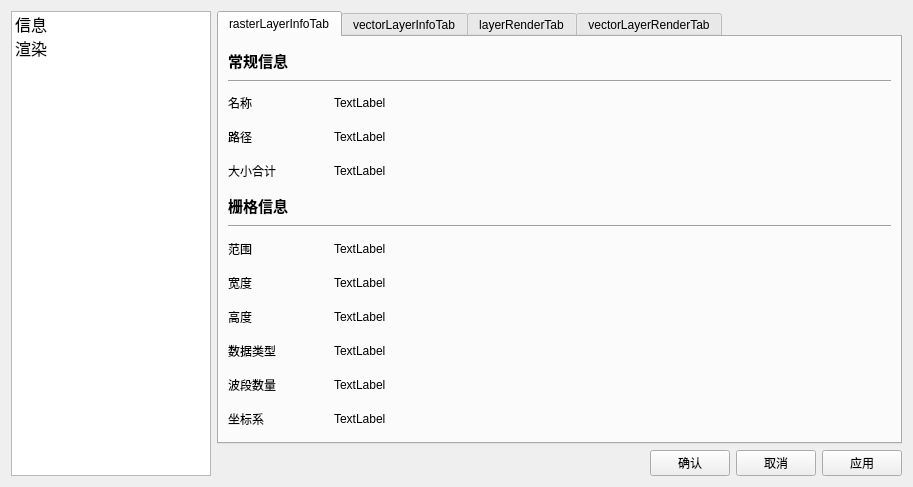
<?xml version="1.0" encoding="UTF-8"?>
<ui version="4.0">
 <class>LayerProp</class>
 <widget class="QWidget" name="LayerProp">
  <property name="geometry">
   <rect>
    <x>0</x>
    <y>0</y>
    <width>913</width>
    <height>487</height>
   </rect>
  </property>
  <property name="windowTitle">
   <string>图层属性</string>
  </property>
  <layout class="QHBoxLayout" name="horizontalLayout_19">
   <item>
    <widget class="QListWidget" name="listWidget">
     <property name="maximumSize">
      <size>
       <width>200</width>
       <height>16777215</height>
      </size>
     </property>
     <property name="font">
      <font>
       <pointsize>12</pointsize>
      </font>
     </property>
     <item>
      <property name="text">
       <string>信息</string>
      </property>
     </item>
     <item>
      <property name="text">
       <string>渲染</string>
      </property>
     </item>
    </widget>
   </item>
   <item>
    <layout class="QVBoxLayout" name="verticalLayout_7">
     <item>
      <widget class="QTabWidget" name="tabWidget">
       <property name="currentIndex">
        <number>0</number>
       </property>
       <widget class="QWidget" name="rasterLayerInfoTab">
        <attribute name="title">
         <string>rasterLayerInfoTab</string>
        </attribute>
        <layout class="QVBoxLayout" name="verticalLayout">
         <item>
          <widget class="QLabel" name="label">
           <property name="font">
            <font>
             <family>Adobe Devanagari</family>
             <pointsize>11</pointsize>
             <weight>75</weight>
             <bold>true</bold>
            </font>
           </property>
           <property name="text">
            <string>常规信息</string>
           </property>
          </widget>
         </item>
         <item>
          <widget class="Line" name="line">
           <property name="orientation">
            <enum>Qt::Horizontal</enum>
           </property>
          </widget>
         </item>
         <item>
          <layout class="QHBoxLayout" name="horizontalLayout">
           <item>
            <widget class="QLabel" name="label_3">
             <property name="maximumSize">
              <size>
               <width>100</width>
               <height>16777215</height>
              </size>
             </property>
             <property name="text">
              <string>名称</string>
             </property>
            </widget>
           </item>
           <item>
            <widget class="QLabel" name="rasterNameLabel">
             <property name="text">
              <string>TextLabel</string>
             </property>
            </widget>
           </item>
          </layout>
         </item>
         <item>
          <layout class="QHBoxLayout" name="horizontalLayout_2">
           <item>
            <widget class="QLabel" name="label_5">
             <property name="maximumSize">
              <size>
               <width>100</width>
               <height>16777215</height>
              </size>
             </property>
             <property name="text">
              <string>路径</string>
             </property>
            </widget>
           </item>
           <item>
            <widget class="QLabel" name="rasterSourceLabel">
             <property name="text">
              <string>TextLabel</string>
             </property>
            </widget>
           </item>
          </layout>
         </item>
         <item>
          <layout class="QHBoxLayout" name="horizontalLayout_3">
           <item>
            <widget class="QLabel" name="label_7">
             <property name="maximumSize">
              <size>
               <width>100</width>
               <height>16777215</height>
              </size>
             </property>
             <property name="text">
              <string>大小合计</string>
             </property>
            </widget>
           </item>
           <item>
            <widget class="QLabel" name="rasterMemoryLabel">
             <property name="text">
              <string>TextLabel</string>
             </property>
            </widget>
           </item>
          </layout>
         </item>
         <item>
          <widget class="QLabel" name="label_9">
           <property name="font">
            <font>
             <family>Adobe Devanagari</family>
             <pointsize>11</pointsize>
             <weight>75</weight>
             <bold>true</bold>
            </font>
           </property>
           <property name="text">
            <string>栅格信息</string>
           </property>
          </widget>
         </item>
         <item>
          <widget class="Line" name="line_3">
           <property name="orientation">
            <enum>Qt::Horizontal</enum>
           </property>
          </widget>
         </item>
         <item>
          <layout class="QHBoxLayout" name="horizontalLayout_4">
           <item>
            <widget class="QLabel" name="label_10">
             <property name="maximumSize">
              <size>
               <width>100</width>
               <height>16777215</height>
              </size>
             </property>
             <property name="text">
              <string>范围</string>
             </property>
            </widget>
           </item>
           <item>
            <widget class="QLabel" name="rasterExtentLabel">
             <property name="text">
              <string>TextLabel</string>
             </property>
            </widget>
           </item>
          </layout>
         </item>
         <item>
          <layout class="QHBoxLayout" name="horizontalLayout_5">
           <item>
            <widget class="QLabel" name="label_12">
             <property name="maximumSize">
              <size>
               <width>100</width>
               <height>16777215</height>
              </size>
             </property>
             <property name="text">
              <string>宽度</string>
             </property>
            </widget>
           </item>
           <item>
            <widget class="QLabel" name="rasterWidthLabel">
             <property name="text">
              <string>TextLabel</string>
             </property>
            </widget>
           </item>
          </layout>
         </item>
         <item>
          <layout class="QHBoxLayout" name="horizontalLayout_6">
           <item>
            <widget class="QLabel" name="label_14">
             <property name="maximumSize">
              <size>
               <width>100</width>
               <height>16777215</height>
              </size>
             </property>
             <property name="text">
              <string>高度</string>
             </property>
            </widget>
           </item>
           <item>
            <widget class="QLabel" name="rasterHeightLabel">
             <property name="text">
              <string>TextLabel</string>
             </property>
            </widget>
           </item>
          </layout>
         </item>
         <item>
          <layout class="QHBoxLayout" name="horizontalLayout_7">
           <item>
            <widget class="QLabel" name="label_16">
             <property name="maximumSize">
              <size>
               <width>100</width>
               <height>16777215</height>
              </size>
             </property>
             <property name="text">
              <string>数据类型</string>
             </property>
            </widget>
           </item>
           <item>
            <widget class="QLabel" name="rasterDataTypeLabel">
             <property name="text">
              <string>TextLabel</string>
             </property>
            </widget>
           </item>
          </layout>
         </item>
         <item>
          <layout class="QHBoxLayout" name="horizontalLayout_8">
           <item>
            <widget class="QLabel" name="label_18">
             <property name="maximumSize">
              <size>
               <width>100</width>
               <height>16777215</height>
              </size>
             </property>
             <property name="text">
              <string>波段数量</string>
             </property>
            </widget>
           </item>
           <item>
            <widget class="QLabel" name="rasterBandNumLabel">
             <property name="text">
              <string>TextLabel</string>
             </property>
            </widget>
           </item>
          </layout>
         </item>
         <item>
          <layout class="QHBoxLayout" name="horizontalLayout_9">
           <item>
            <widget class="QLabel" name="label_20">
             <property name="maximumSize">
              <size>
               <width>100</width>
               <height>16777215</height>
              </size>
             </property>
             <property name="text">
              <string>坐标系</string>
             </property>
            </widget>
           </item>
           <item>
            <widget class="QLabel" name="rasterCrsLabel">
             <property name="text">
              <string>TextLabel</string>
             </property>
            </widget>
           </item>
          </layout>
         </item>
        </layout>
       </widget>
       <widget class="QWidget" name="vectorLayerInfoTab">
        <attribute name="title">
         <string>vectorLayerInfoTab</string>
        </attribute>
        <layout class="QVBoxLayout" name="verticalLayout_4">
         <item>
          <widget class="QLabel" name="label_26">
           <property name="font">
            <font>
             <family>Adobe Devanagari</family>
             <pointsize>11</pointsize>
             <weight>75</weight>
             <bold>true</bold>
            </font>
           </property>
           <property name="text">
            <string>常规信息</string>
           </property>
          </widget>
         </item>
         <item>
          <widget class="Line" name="line_6">
           <property name="orientation">
            <enum>Qt::Horizontal</enum>
           </property>
          </widget>
         </item>
         <item>
          <layout class="QHBoxLayout" name="horizontalLayout_21">
           <item>
            <widget class="QLabel" name="label_25">
             <property name="maximumSize">
              <size>
               <width>100</width>
               <height>16777215</height>
              </size>
             </property>
             <property name="text">
              <string>名称</string>
             </property>
            </widget>
           </item>
           <item>
            <widget class="QLabel" name="vectorNameLabel">
             <property name="text">
              <string>TextLabel</string>
             </property>
            </widget>
           </item>
          </layout>
         </item>
         <item>
          <layout class="QHBoxLayout" name="horizontalLayout_27">
           <item>
            <widget class="QLabel" name="label_32">
             <property name="maximumSize">
              <size>
               <width>100</width>
               <height>16777215</height>
              </size>
             </property>
             <property name="text">
              <string>路径</string>
             </property>
            </widget>
           </item>
           <item>
            <widget class="QLabel" name="vectorSourceLabel">
             <property name="text">
              <string>TextLabel</string>
             </property>
            </widget>
           </item>
          </layout>
         </item>
         <item>
          <layout class="QHBoxLayout" name="horizontalLayout_25">
           <item>
            <widget class="QLabel" name="label_30">
             <property name="maximumSize">
              <size>
               <width>100</width>
               <height>16777215</height>
              </size>
             </property>
             <property name="text">
              <string>大小合计</string>
             </property>
            </widget>
           </item>
           <item>
            <widget class="QLabel" name="vectorMemoryLabel">
             <property name="text">
              <string>TextLabel</string>
             </property>
            </widget>
           </item>
          </layout>
         </item>
         <item>
          <widget class="QLabel" name="label_34">
           <property name="font">
            <font>
             <family>Adobe Devanagari</family>
             <pointsize>11</pointsize>
             <weight>75</weight>
             <bold>true</bold>
            </font>
           </property>
           <property name="text">
            <string>矢量信息</string>
           </property>
          </widget>
         </item>
         <item>
          <widget class="Line" name="line_5">
           <property name="orientation">
            <enum>Qt::Horizontal</enum>
           </property>
          </widget>
         </item>
         <item>
          <layout class="QHBoxLayout" name="horizontalLayout_22">
           <item>
            <widget class="QLabel" name="label_27">
             <property name="maximumSize">
              <size>
               <width>100</width>
               <height>16777215</height>
              </size>
             </property>
             <property name="text">
              <string>范围</string>
             </property>
            </widget>
           </item>
           <item>
            <widget class="QLabel" name="vectorExtentLabel">
             <property name="text">
              <string>TextLabel</string>
             </property>
            </widget>
           </item>
          </layout>
         </item>
         <item>
          <layout class="QHBoxLayout" name="horizontalLayout_28">
           <item>
            <widget class="QLabel" name="label_33">
             <property name="maximumSize">
              <size>
               <width>100</width>
               <height>16777215</height>
              </size>
             </property>
             <property name="text">
              <string>几何图形</string>
             </property>
            </widget>
           </item>
           <item>
            <widget class="QLabel" name="vectorGeoTypeLabel">
             <property name="text">
              <string>TextLabel</string>
             </property>
            </widget>
           </item>
          </layout>
         </item>
         <item>
          <layout class="QHBoxLayout" name="horizontalLayout_26">
           <item>
            <widget class="QLabel" name="label_31">
             <property name="maximumSize">
              <size>
               <width>100</width>
               <height>16777215</height>
              </size>
             </property>
             <property name="text">
              <string>要素总数</string>
             </property>
            </widget>
           </item>
           <item>
            <widget class="QLabel" name="vectorFeatureNumLabel">
             <property name="text">
              <string>TextLabel</string>
             </property>
            </widget>
           </item>
          </layout>
         </item>
         <item>
          <layout class="QHBoxLayout" name="horizontalLayout_29">
           <item>
            <widget class="QLabel" name="label_35">
             <property name="maximumSize">
              <size>
               <width>100</width>
               <height>16777215</height>
              </size>
             </property>
             <property name="text">
              <string>编码</string>
             </property>
            </widget>
           </item>
           <item>
            <widget class="QLabel" name="vectorEncodingLabel">
             <property name="text">
              <string>TextLabel</string>
             </property>
            </widget>
           </item>
          </layout>
         </item>
         <item>
          <layout class="QHBoxLayout" name="horizontalLayout_23">
           <item>
            <widget class="QLabel" name="label_28">
             <property name="maximumSize">
              <size>
               <width>100</width>
               <height>16777215</height>
              </size>
             </property>
             <property name="text">
              <string>坐标系</string>
             </property>
            </widget>
           </item>
           <item>
            <widget class="QLabel" name="vectorCrsLabel">
             <property name="text">
              <string>TextLabel</string>
             </property>
            </widget>
           </item>
          </layout>
         </item>
         <item>
          <layout class="QHBoxLayout" name="horizontalLayout_24">
           <item>
            <widget class="QLabel" name="label_29">
             <property name="maximumSize">
              <size>
               <width>100</width>
               <height>16777215</height>
              </size>
             </property>
             <property name="text">
              <string>数据源</string>
             </property>
            </widget>
           </item>
           <item>
            <widget class="QLabel" name="vectorDpLabel">
             <property name="text">
              <string>TextLabel</string>
             </property>
            </widget>
           </item>
          </layout>
         </item>
        </layout>
       </widget>
       <widget class="QWidget" name="rasterLayerRenderTab">
        <attribute name="title">
         <string>layerRenderTab</string>
        </attribute>
        <layout class="QVBoxLayout" name="verticalLayout_3">
         <item>
          <widget class="QLabel" name="label_2">
           <property name="font">
            <font>
             <pointsize>11</pointsize>
             <weight>75</weight>
             <bold>true</bold>
            </font>
           </property>
           <property name="text">
            <string>图层渲染</string>
           </property>
          </widget>
         </item>
         <item>
          <widget class="Line" name="line_4">
           <property name="orientation">
            <enum>Qt::Horizontal</enum>
           </property>
          </widget>
         </item>
         <item>
          <layout class="QVBoxLayout" name="layerRenderLayout"/>
         </item>
        </layout>
       </widget>
       <widget class="QWidget" name="vectorLayerRenderTab">
        <attribute name="title">
         <string>vectorLayerRenderTab</string>
        </attribute>
        <layout class="QVBoxLayout" name="verticalLayout_5">
         <item>
          <widget class="QLabel" name="label_36">
           <property name="maximumSize">
            <size>
             <width>16777215</width>
             <height>200</height>
            </size>
           </property>
           <property name="font">
            <font>
             <pointsize>11</pointsize>
             <weight>75</weight>
             <bold>true</bold>
            </font>
           </property>
           <property name="text">
            <string>图层渲染</string>
           </property>
          </widget>
         </item>
         <item>
          <widget class="Line" name="line_7">
           <property name="orientation">
            <enum>Qt::Horizontal</enum>
           </property>
          </widget>
         </item>
         <item>
          <layout class="QVBoxLayout" name="layerRenderLayout_2">
           <item>
            <widget class="QComboBox" name="vecterRenderCB">
             <item>
              <property name="text">
               <string>单一渲染</string>
              </property>
             </item>
             <item>
              <property name="text">
               <string>分类渲染</string>
              </property>
             </item>
            </widget>
           </item>
           <item>
            <widget class="QTabWidget" name="comboTabWidget">
             <property name="currentIndex">
              <number>0</number>
             </property>
             <widget class="QWidget" name="singleRender">
              <attribute name="title">
               <string>Tab 1</string>
              </attribute>
              <layout class="QVBoxLayout" name="verticalLayout_8">
               <item>
                <layout class="QVBoxLayout" name="singleRenderLayout"/>
               </item>
              </layout>
             </widget>
             <widget class="QWidget" name="categoryRender">
              <attribute name="title">
               <string>Tab 2</string>
              </attribute>
              <layout class="QVBoxLayout" name="verticalLayout_6">
               <item>
                <layout class="QVBoxLayout" name="cateRenderLayout"/>
               </item>
              </layout>
             </widget>
            </widget>
           </item>
          </layout>
         </item>
        </layout>
       </widget>
      </widget>
     </item>
     <item>
      <layout class="QHBoxLayout" name="horizontalLayout_20">
       <item>
        <spacer name="horizontalSpacer">
         <property name="orientation">
          <enum>Qt::Horizontal</enum>
         </property>
         <property name="sizeHint" stdset="0">
          <size>
           <width>40</width>
           <height>20</height>
          </size>
         </property>
        </spacer>
       </item>
       <item>
        <widget class="QPushButton" name="okPb">
         <property name="text">
          <string>确认</string>
         </property>
        </widget>
       </item>
       <item>
        <widget class="QPushButton" name="cancelPb">
         <property name="text">
          <string>取消</string>
         </property>
        </widget>
       </item>
       <item>
        <widget class="QPushButton" name="applyPb">
         <property name="text">
          <string>应用</string>
         </property>
        </widget>
       </item>
      </layout>
     </item>
    </layout>
   </item>
  </layout>
 </widget>
 <resources/>
 <connections/>
</ui>
